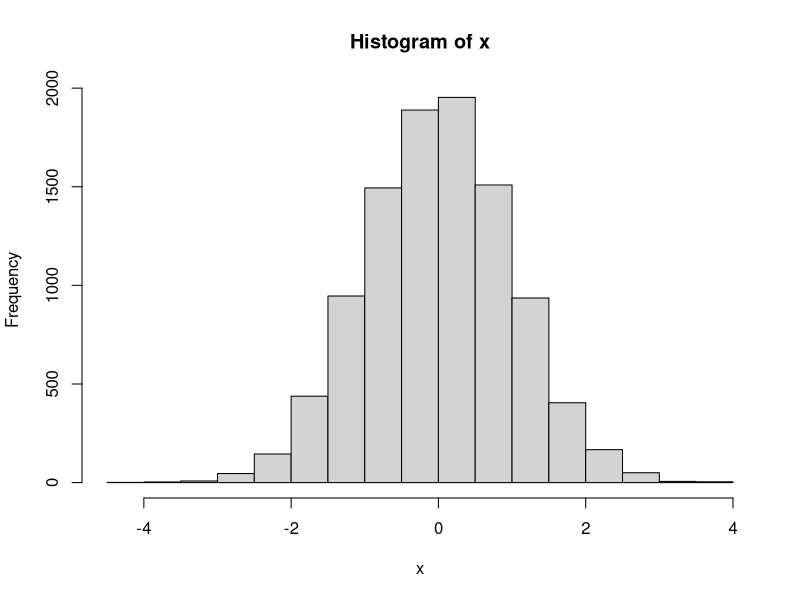
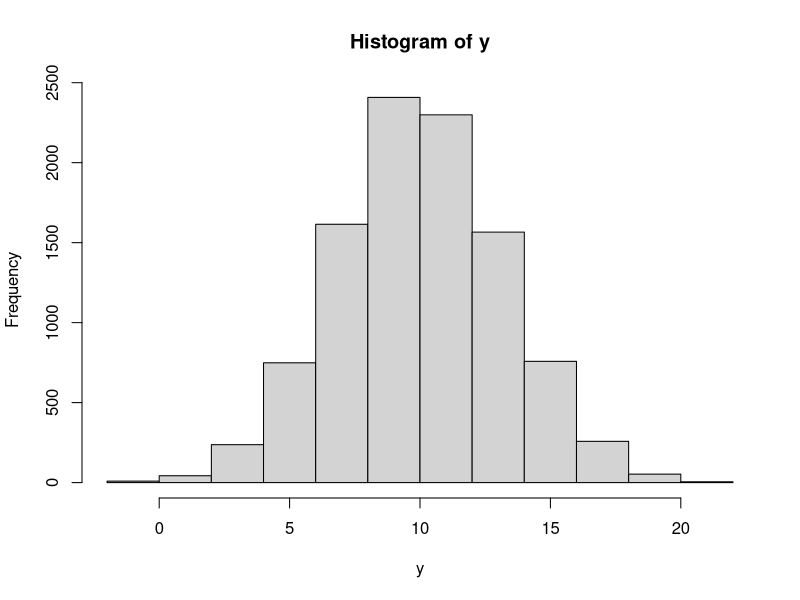
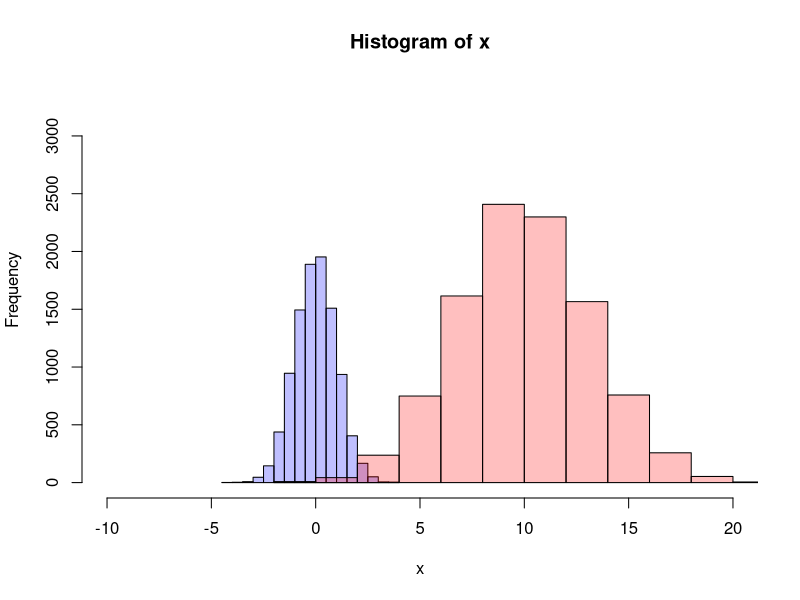
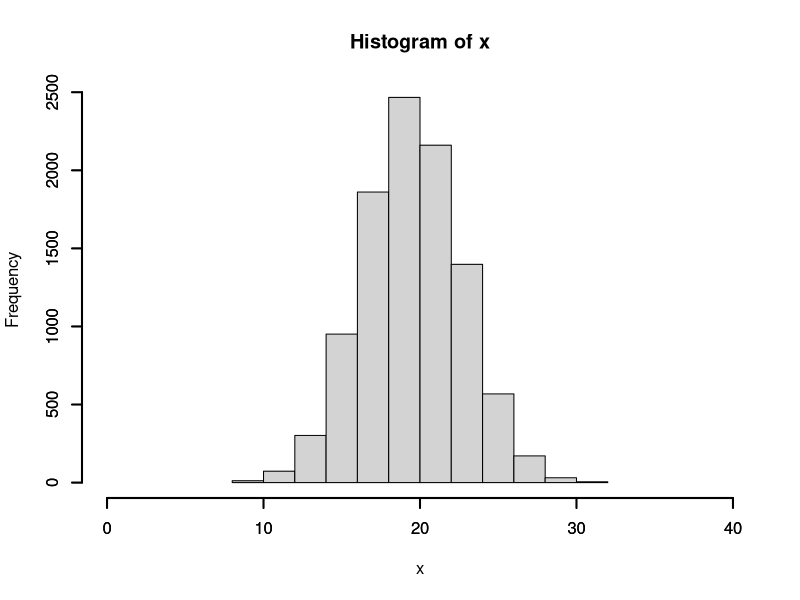
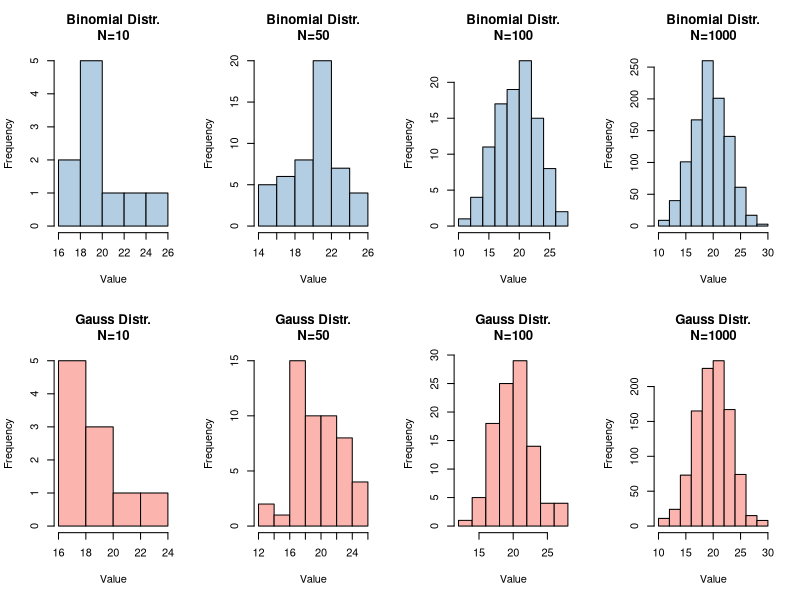
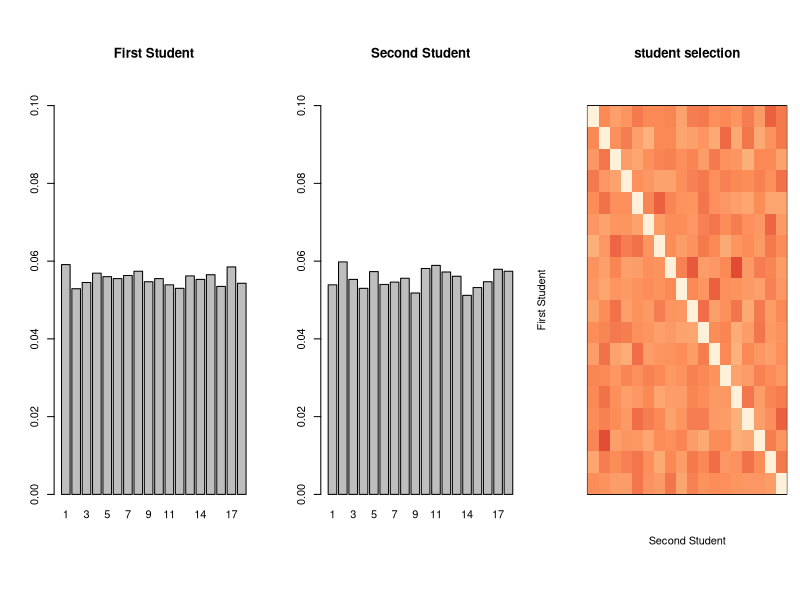

Reproduce these figures in R, in order.
## ---- chunk 1
myGauss <- function(n, mu, sigma2){
    x <- rnorm(n)
    y <- x * (sigma2^0.5) + mu
    return(y)
}

myUnif <- function(n, a=0, b=1) {
    x <- runif(n)
    y <- x * (b-a) + a
    return(y)
} # end func myUnif

myBern  <- function(n, prob=0.5){
    res <- ifelse(runif(n) <= prob, 1, 0)
    return(res)
} # end func myBern

myBinom <- function(n, size, prob=0.5){
    res <- replicate(n, sum(myBern(size, prob)))
    return(res)
} # end func myBinom
## ---- chunk 2
plotMatrix <- function(dat, isXlab=T, isYlab=T){
    # given a data (matrix or dataframe), plot the
    # value of each element as color
    # ---------------------------------
    # Set color scale
    colPalette.WR <- colorRampPalette(c(
        "#fef0d9", "#fdbb84", "#fc8d59", "#e34a33"))(256)
    
    # Flipping the matrix
    mat <- as.matrix(dat)
    mat <- t(mat)
    mat <- mat[,ncol(mat):1,drop=FALSE]
    
    # Plot the matrix
    image(mat, xaxt= "n", yaxt= "n",
          col = colPalette.WR)
    
    # Show ticks if needed
    if(isXlab){ # if X ticks are added
        axis(1, at=seq(0,1,length.out=ncol(dat)), 
             labels=colnames(dat), las=1)
    } # end if
    if(isYlab){ # if Y ticks are added
        axis(2, at=seq(0,1,length.out=nrow(dat)), 
             labels=rev(rownames(dat)), las=2)
    } # end if
} # end func plotMatrix
## ---- chunk 3
#
N <- 10000

#
x <- myGauss(N, 0,   1)
y <- myGauss(N, 10, 10)
## ---- chunk 4
#
gp1 <- hist(x)
gp2 <- hist(y)
plot(gp1, col=rgb(0,0,1,1/4), 
     xlim=c(-10, 20), 
     ylim=c(  0, N/3))
plot(gp2, col=rgb(1,0,0,1/4), add=T)
## ---- chunk 5
# length of number generated 
#N <- 10000

#
#x <- myBern(N, 0.8)

# summarize the result (freq of 1 and 0)
#res <- table(x) / N

# barplot
#gp <- barplot(res, ylim=c(0,1))
#axis(side=1, lwd = 2, at=gp, labels=c(0,1))
#axis(side=2, lwd = 2)
## ---- chunk 6
N <- 10000
x <- myBinom(N, 40)
hist(x, xlim=c(0, 40))
axis(side=1, lwd = 2)
axis(side=2, lwd = 2)
## ---- chunk 7
N     <- c(10, 50, 100, 1000)
Nchar <- as.character(N)

listBinom <- list()
listGauss <- list()

for (idx in 1:length(N)){
    listBinom[[Nchar[idx]]] <- 
        myBinom(N[idx], size=40, prob=0.5)
    listGauss[[Nchar[idx]]] <- 
        myGauss(N[idx], mean(x), var(x))
} # end for loop
## ---- chunk 8
par(mfrow=c(2,4))
for (idx in Nchar){
    hist(listBinom[[idx]], 
        col = "#b3cde3",
        main=paste0("Binomial Distr.\nN=", idx),
        xlab = "Value")
} # end for loop

for (idx in Nchar){
    hist(listGauss[[idx]], 
        col = "#fbb4ae",
        main=paste0("Gauss Distr.\nN=", idx),
        xlab = "Value")
} # end for loop

## ---- chunk 9
Get2NumRand <- function(ids){
    idx <- myUnif(1, 0, length(ids))
    idx <- ceiling(idx)
    id01 <- ids[idx]
    
    ids <- setdiff(ids, id01)

    idx <- myUnif(1, 0, length(ids))
    idx <- ceiling(idx)
    id02 <- ids[idx]
    return(c(id01, id02))
} # end func 
## ---- chunk 10
N   <- 10000
ids <- 1:18
res <- replicate(N, Get2NumRand(ids))
mat <- matrix(0, nrow=length(ids), ncol=length(ids))
for (idx in 1:N){
    mat[res[1,idx], res[2,idx]] <- 
        mat[res[1,idx], res[2,idx]] + 1
}
mat[1:6, 1:6]
## ---- chunk 11
par(mfrow=c(1,3), 
    #mar=c(5.1,4.1,4.1,2.1))
    mar=c(8,4.1,8,1))

barplot(table(res[1,]) / N, 
        main="First Student", 
        ylim=c(0,0.1))

barplot(table(res[2,]) / N, 
        main="Second Student", 
        ylim=c(0,0.1))

plotMatrix(mat, isXlab = F, isYlab = F)
title(
    main="student selection",
    xlab="Second Student",
    ylab="First Student")
